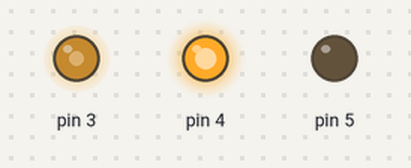
Simulated run of this sketch. Board: Arduino Mega 2560, built with avr-gcc and run on an emulated ATmega2560. On the bench: output pins drawn as LEDs (lit = HIGH).

Above: at 0.05 s.
At 7.4 s:
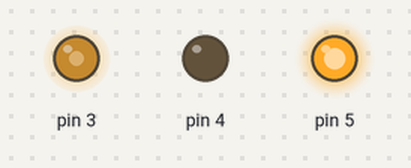
At 14.9 s:
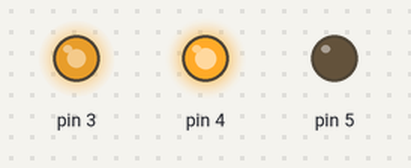
At 20.0 s:
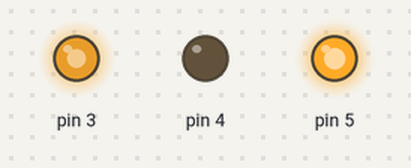
At 29.9 s:
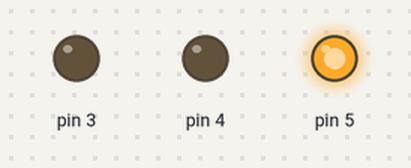
Timing chart, 0 to 39.0 s (numbered marks = the images above):
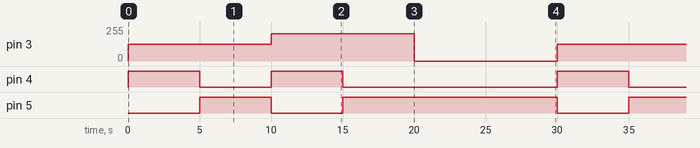

The sketch:

motor_main.ino
```cpp
#include "dcMotor.h"
//#include <digitalWriteFast.h> //thank you jrraines!
//https://code.google.com/archive/p/digitalwritefast/downloads

dcMotor dc_test(3, 4, 5);

void setup() {
  // put your setup code here, to run once:
  Serial.begin(9600);
}

void loop() {
  // put your main code here, to run repeatedly:
    dc_test.fullControl(50);
    dc_test.speed(50);
    delay(5000);
    dc_test.fullControl(-50);
    delay(5000);
    dc_test.fullControl(80);
    delay(5000);
    dc_test.ccw();
    dc_test.fullControl(-80);
    delay(5000);
    dc_test.fullControl(0);
    delay(10000);
}
```

dcMotor.cpp
```cpp
#include "Arduino.h"
#include "dcMotor.h"
// #include "digitalWriteFast.h" //thank you jrraines!
//https://code.google.com/archive/p/digitalwritefast/downloads

dcMotor::dcMotor(int PWM, int L1, int L2)
// dcMotor::dcMotor(int PWM, int L1, int L2, int chanA, int chanB)
{
	pinMode(PWM, OUTPUT);
	pinMode(L1,OUTPUT);
	pinMode(L2,OUTPUT);

	_PWM = PWM;
	_L1 = L1;
	_L2 = L2;
}

void dcMotor::ccw()
{
	digitalWriteFast(_L1,HIGH);
	digitalWriteFast(_L2,LOW);
}

void dcMotor::cw()
{
	digitalWriteFast(_L1,LOW);
	digitalWriteFast(_L2,HIGH);
}

void dcMotor::speed(float percentage) //0 to 100
{
	int val = (int)(255*percentage/100);
	analogWrite(_PWM, val);
}

void dcMotor::fullControl(float val)
{
	if (val == 0.0){speed(0.0);}
	else if (val < 0.0)
	{
		cw();
		speed(abs(val));
	}
	else
	{
		ccw();
		speed(val);
	}
}
```

dcMotor.h
```cpp
#ifndef dcMotor_h
#define dcMotor_h

#include "Arduino.h"
#include "digitalWriteFast.h" //thank you jrraines!
//https://code.google.com/archive/p/digitalwritefast/downloads

class dcMotor {
  public:
    dcMotor(int PWM, int L1, int L2);
    void cw();
    void ccw();
    void speed(float percentage); //by percentage?
    void fullControl(float val); //maps -100 percent to 100 percent, with direction

  private:
    int _PWM, _L1, _L2;
    // volatile bool chanAVal, chanBVal;
    // volatile long encoderTicks = 0;

};

#endif
```

digitalWriteFast.h
```cpp
#if !defined(digitalPinToPortReg)
#if !defined(__AVR_ATmega1280__)

// Standard Arduino Pins
#define digitalPinToPortReg(P) \
(((P) >= 0 && (P) <= 7) ? &PORTD : (((P) >= 8 && (P) <= 13) ? &PORTB : &PORTC))
#define digitalPinToDDRReg(P) \
(((P) >= 0 && (P) <= 7) ? &DDRD : (((P) >= 8 && (P) <= 13) ? &DDRB : &DDRC))
#define digitalPinToPINReg(P) \
(((P) >= 0 && (P) <= 7) ? &PIND : (((P) >= 8 && (P) <= 13) ? &PINB : &PINC))
#define digitalPinToBit(P) \
(((P) >= 0 && (P) <= 7) ? (P) : (((P) >= 8 && (P) <= 13) ? (P) - 8 : (P) - 14))

#if defined(__AVR_ATmega8__)

// 3 PWM
#define digitalPinToTimer(P) \
(((P) ==  9 || (P) == 10) ? &TCCR1A : (((P) == 11) ? &TCCR2 : 0))
#define digitalPinToTimerBit(P) \
(((P) ==  9) ? COM1A1 : (((P) == 10) ? COM1B1 : COM21))
#else

// 6 PWM
#define digitalPinToTimer(P) \
(((P) ==  6 || (P) ==  5) ? &TCCR0A : \
        (((P) ==  9 || (P) == 10) ? &TCCR1A : \
        (((P) == 11 || (P) ==  3) ? &TCCR2A : 0)))
#define digitalPinToTimerBit(P) \
(((P) ==  6) ? COM0A1 : (((P) ==  5) ? COM0B1 : \
        (((P) ==  9) ? COM1A1 : (((P) == 10) ? COM1B1 : \
        (((P) == 11) ? COM2A1 : COM2B1)))))
#endif

#else
// Arduino Mega Pins
#define digitalPinToPortReg(P) \
(((P) >= 22 && (P) <= 29) ? &PORTA : \
        ((((P) >= 10 && (P) <= 13) || ((P) >= 50 && (P) <= 53)) ? &PORTB : \
        (((P) >= 30 && (P) <= 37) ? &PORTC : \
        ((((P) >= 18 && (P) <= 21) || (P) == 38) ? &PORTD : \
        ((((P) >= 0 && (P) <= 3) || (P) == 5) ? &PORTE : \
        (((P) >= 54 && (P) <= 61) ? &PORTF : \
        ((((P) >= 39 && (P) <= 41) || (P) == 4) ? &PORTG : \
        ((((P) >= 6 && (P) <= 9) || (P) == 16 || (P) == 17) ? &PORTH : \
        (((P) == 14 || (P) == 15) ? &PORTJ : \
        (((P) >= 62 && (P) <= 69) ? &PORTK : &PORTL))))))))))

#define digitalPinToDDRReg(P) \
(((P) >= 22 && (P) <= 29) ? &DDRA : \
        ((((P) >= 10 && (P) <= 13) || ((P) >= 50 && (P) <= 53)) ? &DDRB : \
        (((P) >= 30 && (P) <= 37) ? &DDRC : \
        ((((P) >= 18 && (P) <= 21) || (P) == 38) ? &DDRD : \
        ((((P) >= 0 && (P) <= 3) || (P) == 5) ? &DDRE : \
        (((P) >= 54 && (P) <= 61) ? &DDRF : \
        ((((P) >= 39 && (P) <= 41) || (P) == 4) ? &DDRG : \
        ((((P) >= 6 && (P) <= 9) || (P) == 16 || (P) == 17) ? &DDRH : \
        (((P) == 14 || (P) == 15) ? &DDRJ : \
        (((P) >= 62 && (P) <= 69) ? &DDRK : &DDRL))))))))))

#define digitalPinToPINReg(P) \
(((P) >= 22 && (P) <= 29) ? &PINA : \
        ((((P) >= 10 && (P) <= 13) || ((P) >= 50 && (P) <= 53)) ? &PINB : \
        (((P) >= 30 && (P) <= 37) ? &PINC : \
        ((((P) >= 18 && (P) <= 21) || (P) == 38) ? &PIND : \
        ((((P) >= 0 && (P) <= 3) || (P) == 5) ? &PINE : \
        (((P) >= 54 && (P) <= 61) ? &PINF : \
        ((((P) >= 39 && (P) <= 41) || (P) == 4) ? &PING : \
        ((((P) >= 6 && (P) <= 9) || (P) == 16 || (P) == 17) ? &PINH : \
        (((P) == 14 || (P) == 15) ? &PINJ : \
        (((P) >= 62 && (P) <= 69) ? &PINK : &PINL))))))))))

#define digitalPinToBit(P) \
(((P) >=  7 && (P) <=  9) ? (P) - 3 : \
        (((P) >= 10 && (P) <= 13) ? (P) - 6 : \
        (((P) >= 22 && (P) <= 29) ? (P) - 22 : \
        (((P) >= 30 && (P) <= 37) ? 37 - (P) : \
        (((P) >= 39 && (P) <= 41) ? 41 - (P) : \
        (((P) >= 42 && (P) <= 49) ? 49 - (P) : \
        (((P) >= 50 && (P) <= 53) ? 53 - (P) : \
        (((P) >= 54 && (P) <= 61) ? (P) - 54 : \
        (((P) >= 62 && (P) <= 69) ? (P) - 62 : \
        (((P) == 0 || (P) == 15 || (P) == 17 || (P) == 21) ? 0 : \
        (((P) == 1 || (P) == 14 || (P) == 16 || (P) == 20) ? 1 : \
        (((P) == 19) ? 2 : \
        (((P) == 5 || (P) == 6 || (P) == 18) ? 3 : \
        (((P) == 2) ? 4 : \
        (((P) == 3 || (P) == 4) ? 5 : 7)))))))))))))))

// 15 PWM
#define digitalPinToTimer(P) \
(((P) == 13 || (P) ==  4) ? &TCCR0A : \
        (((P) == 11 || (P) == 12) ? &TCCR1A : \
        (((P) == 10 || (P) ==  9) ? &TCCR2A : \
        (((P) ==  5 || (P) ==  2 || (P) ==  3) ? &TCCR3A : \
        (((P) ==  6 || (P) ==  7 || (P) ==  8) ? &TCCR4A : \
        (((P) == 46 || (P) == 45 || (P) == 44) ? &TCCR5A : 0))))))
#define digitalPinToTimerBit(P) \
(((P) == 13) ? COM0A1 : (((P) ==  4) ? COM0B1 : \
        (((P) == 11) ? COM1A1 : (((P) == 12) ? COM1B1 : \
        (((P) == 10) ? COM2A1 : (((P) ==  9) ? COM2B1 : \
        (((P) ==  5) ? COM3A1 : (((P) ==  2) ? COM3B1 : (((P) ==  3) ? COM3C1 : \
        (((P) ==  6) ? COM4A1 : (((P) ==  7) ? COM4B1 : (((P) ==  8) ? COM4C1 : \
        (((P) == 46) ? COM5A1 : (((P) == 45) ? COM5B1 : COM5C1))))))))))))))

#endif
#endif

#if !defined(digitalWriteFast)
#define digitalWriteFast(P, V) \
if (__builtin_constant_p(P) && __builtin_constant_p(V)) { \
                if (digitalPinToTimer(P)) \
                        bitClear(*digitalPinToTimer(P), digitalPinToTimerBit(P)); \
                bitWrite(*digitalPinToPortReg(P), digitalPinToBit(P), (V)); \
        } else { \
                digitalWrite((P), (V)); \
        }
#endif

#if !defined(pinModeFast)
#define pinModeFast(P, V) \
if (__builtin_constant_p(P) && __builtin_constant_p(V)) { \
                bitWrite(*digitalPinToDDRReg(P), digitalPinToBit(P), (V)); \
        } else {  \
                pinMode((P), (V)); \
        }
#endif

#if !defined(digitalReadFast)
#define digitalReadFast(P) ( (int) __digitalReadFast__((P)) )
#define __digitalReadFast__(P ) \
(__builtin_constant_p(P) ) ? ( \
                digitalPinToTimer(P) ? ( \
                       bitClear(*digitalPinToTimer(P), digitalPinToTimerBit(P)) ,  \
                             bitRead(*digitalPinToPINReg(P), digitalPinToBit(P))) : \
                  bitRead(*digitalPinToPINReg(P), digitalPinToBit(P)))  : \
                digitalRead((P))
#endif

#if !defined(digitalWriteFast2)
#define digitalWriteFast2(P, V) \
if (__builtin_constant_p(P) && __builtin_constant_p(V)) { \
                bitWrite(*digitalPinToPortReg(P), digitalPinToBit(P), (V)); \
        } else { \
                digitalWrite((P), (V)); \
        }
#endif

#if !defined(pinModeFast2)
#define pinModeFast2(P, V) \
if (__builtin_constant_p(P) && __builtin_constant_p(V)) { \
                if (digitalPinToTimer(P)) \
                        bitClear(*digitalPinToTimer(P), digitalPinToTimerBit(P)); \
                bitWrite(*digitalPinToDDRReg(P), digitalPinToBit(P), (V)); \
        } else {  \
                pinMode((P), (V)); \
        }
#endif

#if !defined(digitalReadFast2)
#define digitalReadFast2(P) ( (int) __digitalReadFast2__((P)) )
#define __digitalReadFast2__(P ) \
(__builtin_constant_p(P) ) ? ( \
                ( bitRead(*digitalPinToPINReg(P), digitalPinToBit(P))) ) : \
                digitalRead((P))
#endif
```

Measured:
- by itself, pin 3: repeats every 30.0 s: 204/255 10.0 s, 0/255 10.0 s, 127/255 10.0 s
- by itself, pin 4: repeats every 30.0 s: LOW 5.0 s, HIGH 5.0 s, LOW 15.0 s, HIGH 5.0 s
- by itself, pin 5: repeats every 30.0 s: LOW 5.0 s, HIGH 15.0 s, LOW 5.0 s, HIGH 5.0 s
